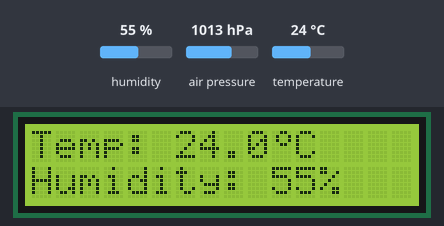
This sketch was run on a simulated Arduino Uno, built with avr-gcc and run on an emulated ATmega328P. Shown: 16×2 character LCD. The inputs (shaded band) are chosen by the test bench; at power-on: air pressure 1013 hPa, humidity 55 %, temperature 24 °C. What the sketch prints to the serial monitor is not drawn.

Above: at 3.6 s.
3.7 s: air pressure set to 952 hPa
At 6.7 s:
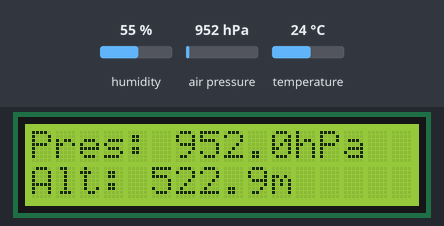
12.7 s: humidity set to 22 %
At 19.4 s:
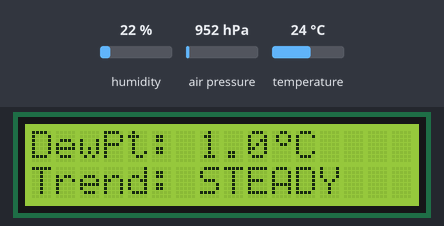
21.7 s: air pressure set to 975 hPa
At 25.2 s:
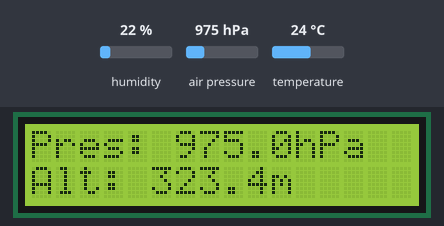
28.5 s: temperature set to 12 °C
At 36.7 s:
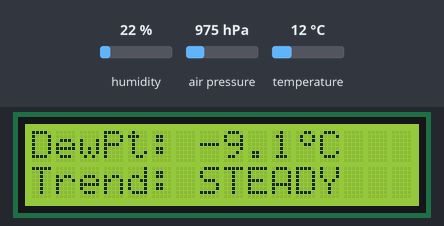
37.5 s: air pressure set to 1000 hPa
At 42.5 s:
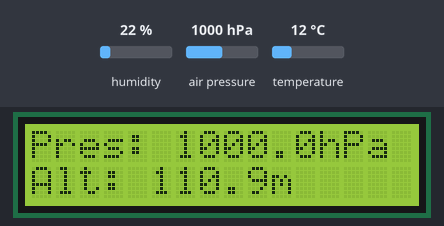
46.5 s: humidity set to 40 %
At 55.2 s:
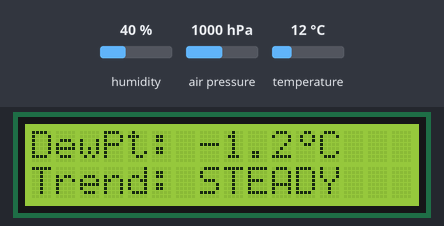
Timing chart, 0 to 56.5 s (numbered marks = the images above; inputs shaded):
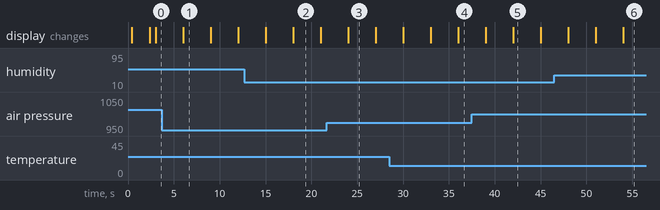

Measured:
- what the display in image 1 shows lasts 3.0 s, from 6.0 s to 9.0 s

The sketch:

sketch_uno.ino
```cpp
#include <Wire.h>
#include <LiquidCrystal_I2C.h>
#include <Adafruit_Sensor.h>
#include <Adafruit_BMP280.h>
#include <DHT.h>

/* ====================================================================
 * Project: Low-Cost Weather & Atmospheric Pressure Monitoring Station
 * Platform: Arduino Uno / Wokwi Simulator
 * Sensors:
 *   - BMP280: Barometric Pressure & Temperature (I2C: A4=SDA, A5=SCL)
 *   - DHT22: Humidity & Temperature (Digital Pin 2)
 * Display:
 *   - LCD1602 with I2C (Address: 0x27)
 *   - Serial Monitor (9600 baud)
 * ==================================================================== */

#define DHTPIN 2
#define DHTTYPE DHT22
#define SEALEVELPRESSURE_HPA (1013.25)

DHT dht(DHTPIN, DHTTYPE);
Adafruit_BMP280 bmp;
LiquidCrystal_I2C lcd(0x27, 16, 2);

byte degreeChar[8] = {
  0b00110,
  0b01001,
  0b01001,
  0b00110,
  0b00000,
  0b00000,
  0b00000,
  0b00000
};

unsigned long lastSensorTime = 0;
const unsigned long SENSOR_INTERVAL = 2000;

unsigned long lastLcdTime = 0;
const unsigned long LCD_INTERVAL = 3000;
int lcdPage = 0;

float tempC = 0.0;
float hum = 0.0;
float pressureHpa = 0.0;
float altitudeM = 0.0;
float dewPointC = 0.0;
bool bmpOk = false;
bool dhtOk = false;
float lastPressure = 0.0;
String trend = "STEADY";

float calcDewPoint(float t, float h) {
  float a = 17.27;
  float b = 237.7;
  float alpha = ((a * t) / (b + t)) + log(h / 100.0);
  return (b * alpha) / (a - alpha);
}

void setup() {
  Serial.begin(9600);
  delay(200);

  Serial.println(F("=================================================="));
  Serial.println(F(" Arduino Uno Low-Cost Weather & Pressure Station  "));
  Serial.println(F("=================================================="));

  lcd.init();
  lcd.backlight();
  lcd.createChar(0, degreeChar);

  lcd.setCursor(0, 0);
  lcd.print("Weather Station");
  lcd.setCursor(0, 1);
  lcd.print("Initializing...");

  dht.begin();
  delay(1000);

  if (bmp.begin(0x76) || bmp.begin(0x77)) {
    bmpOk = true;
    Serial.println(F("[OK] BMP280 connected."));
    bmp.setSampling(Adafruit_BMP280::MODE_NORMAL,
                    Adafruit_BMP280::SAMPLING_X2,
                    Adafruit_BMP280::SAMPLING_X16,
                    Adafruit_BMP280::FILTER_X16,
                    Adafruit_BMP280::STANDBY_MS_500);
  } else {
    Serial.println(F("[WARN] BMP280 not found!"));
  }

  delay(1000);
  lcd.clear();
}

void loop() {
  unsigned long now = millis();

  if (now - lastSensorTime >= SENSOR_INTERVAL) {
    lastSensorTime = now;

    float h = dht.readHumidity();
    float t = dht.readTemperature();
    if (!isnan(h) && !isnan(t)) {
      hum = h;
      tempC = t;
      dhtOk = true;
      dewPointC = calcDewPoint(tempC, hum);
    } else {
      dhtOk = false;
    }

    if (bmpOk) {
      pressureHpa = bmp.readPressure() / 100.0F;
      altitudeM = bmp.readAltitude(SEALEVELPRESSURE_HPA);
      if (!dhtOk) tempC = bmp.readTemperature();

      if (lastPressure > 0) {
        float diff = pressureHpa - lastPressure;
        if (diff > 0.5) trend = "RISING";
        else if (diff < -0.5) trend = "FALLING";
        else trend = "STEADY";
      }
      lastPressure = pressureHpa;
    }

    // Print to Serial Monitor
    Serial.println(F("-----------------------------------"));
    Serial.print(F("Temperature: ")); Serial.print(tempC, 1); Serial.println(F(" *C"));
    Serial.print(F("Humidity:    ")); Serial.print(hum, 1); Serial.println(F(" %"));
    Serial.print(F("Pressure:    ")); Serial.print(pressureHpa, 2); Serial.println(F(" hPa"));
    Serial.print(F("Altitude:    ")); Serial.print(altitudeM, 1); Serial.println(F(" m"));
    Serial.print(F("Dew Point:   ")); Serial.print(dewPointC, 1); Serial.println(F(" *C"));
    Serial.print(F("Trend:       ")); Serial.println(trend);
  }

  if (now - lastLcdTime >= LCD_INTERVAL) {
    lastLcdTime = now;
    lcd.clear();

    if (lcdPage == 0) {
      lcd.setCursor(0, 0);
      lcd.print("Temp: ");
      lcd.print(tempC, 1);
      lcd.write(0);
      lcd.print("C");

      lcd.setCursor(0, 1);
      lcd.print("Humidity: ");
      lcd.print(hum, 0);
      lcd.print("%");
      lcdPage = 1;
    } else if (lcdPage == 1) {
      lcd.setCursor(0, 0);
      lcd.print("Pres: ");
      lcd.print(pressureHpa, 1);
      lcd.print("hPa");

      lcd.setCursor(0, 1);
      lcd.print("Alt: ");
      lcd.print(altitudeM, 1);
      lcd.print("m");
      lcdPage = 2;
    } else {
      lcd.setCursor(0, 0);
      lcd.print("DewPt: ");
      lcd.print(dewPointC, 1);
      lcd.write(0);
      lcd.print("C");

      lcd.setCursor(0, 1);
      lcd.print("Trend: ");
      lcd.print(trend);
      lcdPage = 0;
    }
  }
}
```
